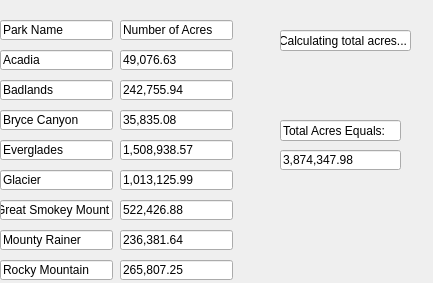
<?xml version="1.0" encoding="UTF-8"?>
<ui version="4.0">
 <class>totalAcres</class>
 <widget class="QDialog" name="totalAcres">
  <property name="geometry">
   <rect>
    <x>0</x>
    <y>0</y>
    <width>433</width>
    <height>283</height>
   </rect>
  </property>
  <property name="windowTitle">
   <string>Total of the Acres</string>
  </property>
  <widget class="QLineEdit" name="lineEdit">
   <property name="geometry">
    <rect>
     <x>280</x>
     <y>30</y>
     <width>131</width>
     <height>21</height>
    </rect>
   </property>
   <property name="text">
    <string>Calculating total acres...</string>
   </property>
   <property name="readOnly">
    <bool>true</bool>
   </property>
  </widget>
  <widget class="QLineEdit" name="lineEdit_2">
   <property name="geometry">
    <rect>
     <x>0</x>
     <y>50</y>
     <width>113</width>
     <height>20</height>
    </rect>
   </property>
   <property name="text">
    <string>Acadia</string>
   </property>
   <property name="readOnly">
    <bool>true</bool>
   </property>
  </widget>
  <widget class="QLineEdit" name="lineEdit_3">
   <property name="geometry">
    <rect>
     <x>0</x>
     <y>80</y>
     <width>113</width>
     <height>20</height>
    </rect>
   </property>
   <property name="text">
    <string>Badlands</string>
   </property>
   <property name="readOnly">
    <bool>true</bool>
   </property>
  </widget>
  <widget class="QLineEdit" name="lineEdit_4">
   <property name="geometry">
    <rect>
     <x>0</x>
     <y>110</y>
     <width>113</width>
     <height>20</height>
    </rect>
   </property>
   <property name="text">
    <string>Bryce Canyon</string>
   </property>
   <property name="readOnly">
    <bool>true</bool>
   </property>
  </widget>
  <widget class="QLineEdit" name="lineEdit_5">
   <property name="geometry">
    <rect>
     <x>0</x>
     <y>140</y>
     <width>113</width>
     <height>20</height>
    </rect>
   </property>
   <property name="text">
    <string>Everglades</string>
   </property>
   <property name="readOnly">
    <bool>true</bool>
   </property>
  </widget>
  <widget class="QLineEdit" name="lineEdit_6">
   <property name="geometry">
    <rect>
     <x>0</x>
     <y>170</y>
     <width>113</width>
     <height>20</height>
    </rect>
   </property>
   <property name="text">
    <string>Glacier</string>
   </property>
   <property name="readOnly">
    <bool>true</bool>
   </property>
  </widget>
  <widget class="QLineEdit" name="lineEdit_7">
   <property name="geometry">
    <rect>
     <x>0</x>
     <y>200</y>
     <width>113</width>
     <height>20</height>
    </rect>
   </property>
   <property name="text">
    <string>Great Smokey Mount</string>
   </property>
   <property name="readOnly">
    <bool>true</bool>
   </property>
  </widget>
  <widget class="QLineEdit" name="lineEdit_8">
   <property name="geometry">
    <rect>
     <x>0</x>
     <y>230</y>
     <width>113</width>
     <height>20</height>
    </rect>
   </property>
   <property name="text">
    <string>Mounty Rainer</string>
   </property>
   <property name="readOnly">
    <bool>true</bool>
   </property>
  </widget>
  <widget class="QLineEdit" name="lineEdit_9">
   <property name="geometry">
    <rect>
     <x>0</x>
     <y>260</y>
     <width>113</width>
     <height>20</height>
    </rect>
   </property>
   <property name="text">
    <string>Rocky Mountain</string>
   </property>
   <property name="readOnly">
    <bool>true</bool>
   </property>
  </widget>
  <widget class="QLineEdit" name="lineEdit_10">
   <property name="geometry">
    <rect>
     <x>120</x>
     <y>50</y>
     <width>113</width>
     <height>20</height>
    </rect>
   </property>
   <property name="text">
    <string>49,076.63</string>
   </property>
   <property name="readOnly">
    <bool>true</bool>
   </property>
  </widget>
  <widget class="QLineEdit" name="lineEdit_11">
   <property name="geometry">
    <rect>
     <x>120</x>
     <y>80</y>
     <width>113</width>
     <height>20</height>
    </rect>
   </property>
   <property name="text">
    <string>242,755.94</string>
   </property>
   <property name="readOnly">
    <bool>true</bool>
   </property>
  </widget>
  <widget class="QLineEdit" name="lineEdit_12">
   <property name="geometry">
    <rect>
     <x>120</x>
     <y>110</y>
     <width>113</width>
     <height>20</height>
    </rect>
   </property>
   <property name="text">
    <string>35,835.08</string>
   </property>
   <property name="readOnly">
    <bool>true</bool>
   </property>
  </widget>
  <widget class="QLineEdit" name="lineEdit_13">
   <property name="geometry">
    <rect>
     <x>120</x>
     <y>140</y>
     <width>113</width>
     <height>20</height>
    </rect>
   </property>
   <property name="text">
    <string>1,508,938.57</string>
   </property>
   <property name="readOnly">
    <bool>true</bool>
   </property>
  </widget>
  <widget class="QLineEdit" name="lineEdit_14">
   <property name="geometry">
    <rect>
     <x>120</x>
     <y>170</y>
     <width>113</width>
     <height>20</height>
    </rect>
   </property>
   <property name="text">
    <string>1,013,125.99</string>
   </property>
   <property name="readOnly">
    <bool>true</bool>
   </property>
  </widget>
  <widget class="QLineEdit" name="lineEdit_15">
   <property name="geometry">
    <rect>
     <x>120</x>
     <y>200</y>
     <width>113</width>
     <height>20</height>
    </rect>
   </property>
   <property name="text">
    <string>522,426.88</string>
   </property>
   <property name="readOnly">
    <bool>true</bool>
   </property>
  </widget>
  <widget class="QLineEdit" name="lineEdit_16">
   <property name="geometry">
    <rect>
     <x>120</x>
     <y>230</y>
     <width>113</width>
     <height>20</height>
    </rect>
   </property>
   <property name="text">
    <string>236,381.64</string>
   </property>
   <property name="readOnly">
    <bool>true</bool>
   </property>
  </widget>
  <widget class="QLineEdit" name="lineEdit_17">
   <property name="geometry">
    <rect>
     <x>120</x>
     <y>260</y>
     <width>113</width>
     <height>20</height>
    </rect>
   </property>
   <property name="text">
    <string>265,807.25</string>
   </property>
   <property name="readOnly">
    <bool>true</bool>
   </property>
  </widget>
  <widget class="QLineEdit" name="lineEdit_18">
   <property name="geometry">
    <rect>
     <x>280</x>
     <y>120</y>
     <width>121</width>
     <height>21</height>
    </rect>
   </property>
   <property name="text">
    <string>Total Acres Equals:</string>
   </property>
   <property name="readOnly">
    <bool>true</bool>
   </property>
  </widget>
  <widget class="QLineEdit" name="lineEdit_19">
   <property name="geometry">
    <rect>
     <x>280</x>
     <y>150</y>
     <width>121</width>
     <height>20</height>
    </rect>
   </property>
   <property name="text">
    <string>3,874,347.98</string>
   </property>
   <property name="readOnly">
    <bool>true</bool>
   </property>
  </widget>
  <widget class="QLineEdit" name="lineEdit_20">
   <property name="geometry">
    <rect>
     <x>0</x>
     <y>20</y>
     <width>113</width>
     <height>20</height>
    </rect>
   </property>
   <property name="text">
    <string>Park Name</string>
   </property>
   <property name="readOnly">
    <bool>true</bool>
   </property>
  </widget>
  <widget class="QLineEdit" name="lineEdit_21">
   <property name="geometry">
    <rect>
     <x>120</x>
     <y>20</y>
     <width>113</width>
     <height>20</height>
    </rect>
   </property>
   <property name="text">
    <string>Number of Acres</string>
   </property>
   <property name="readOnly">
    <bool>true</bool>
   </property>
  </widget>
 </widget>
 <resources/>
 <connections/>
</ui>
